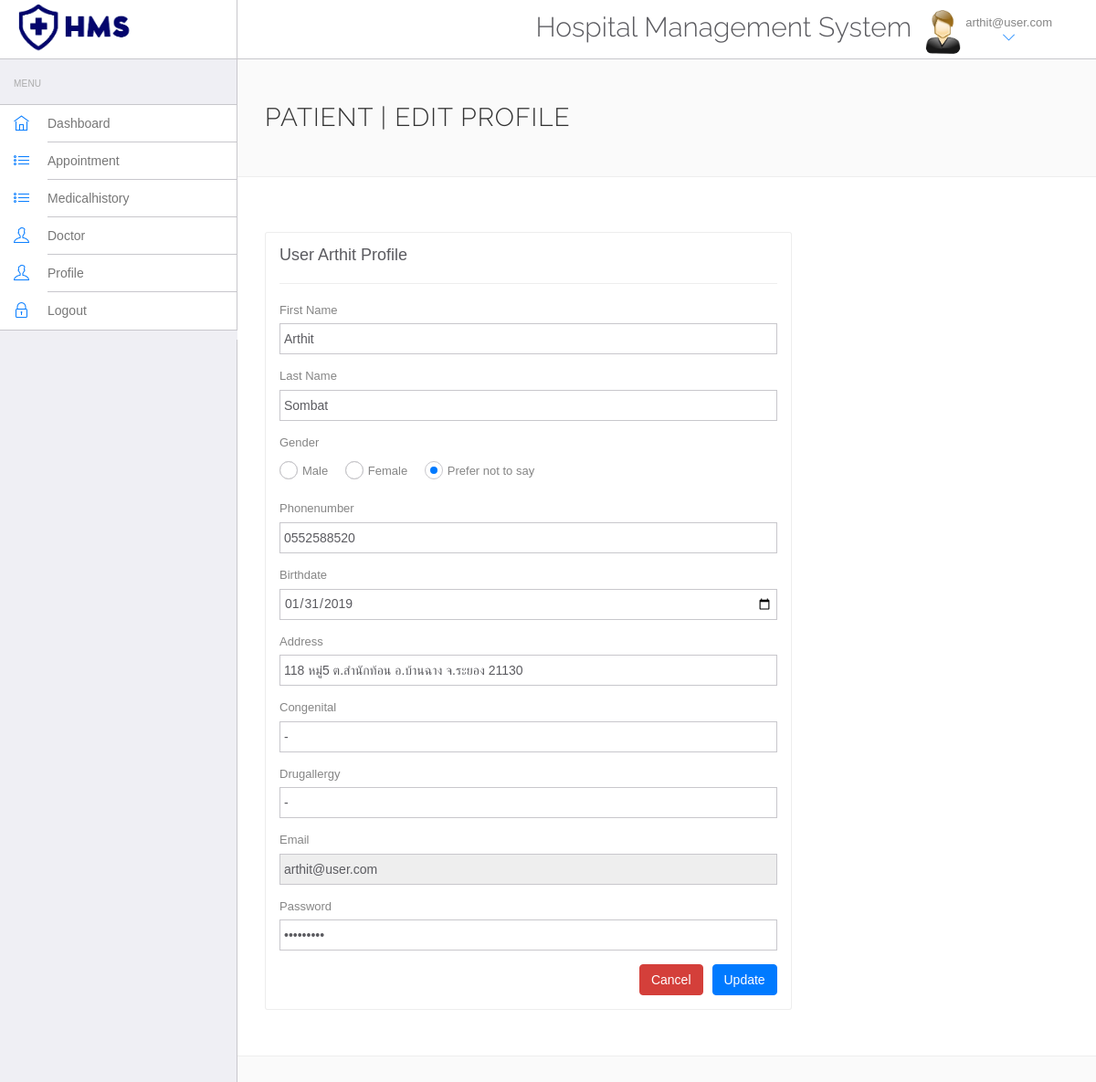
The app's page /users/profile.php (signed in) with its own data.
### tables this page shows
CREATE TABLE `users` (
  `id` int NOT NULL,
  `firstname` varchar(100) NOT NULL,
  `lastname` varchar(100) NOT NULL,
  `gender` varchar(20) NOT NULL,
  `phonenum` varchar(12) NOT NULL,
  `birthdate` date DEFAULT NULL,
  `address` varchar(100) NOT NULL,
  `congenital` varchar(500) NOT NULL,
  `drugallergy` varchar(500) NOT NULL,
  `email` varchar(50) NOT NULL,
  `password` varchar(255) NOT NULL
);

### users/profile.php (the view, shortened to what this page needs)
<!DOCTYPE html>
<html lang="en">
<head>
    <link rel="stylesheet" href="vendor/bootstrap/css/bootstrap.min.css">
    <link rel="stylesheet" href="vendor/fontawesome/css/font-awesome.min.css">
    <link rel="stylesheet" href="vendor/themify-icons/themify-icons.min.css">
    <link href="vendor/animate.css/animate.min.css" rel="stylesheet" media="screen">
    <link href="vendor/perfect-scrollbar/perfect-scrollbar.min.css" rel="stylesheet" media="screen">
    <link href="vendor/switchery/switchery.min.css" rel="stylesheet" media="screen">
    <link href="vendor/bootstrap-touchspin/jquery.bootstrap-touchspin.min.css" rel="stylesheet" media="screen">
    <link href="vendor/select2/select2.min.css" rel="stylesheet" media="screen">
    <link href="vendor/bootstrap-datepicker/bootstrap-datepicker3.standalone.min.css" rel="stylesheet" media="screen">
    <link href="vendor/bootstrap-timepicker/bootstrap-timepicker.min.css" rel="stylesheet" media="screen">
    <link rel="stylesheet" href="assets/css/styles.css">
    <link rel="stylesheet" href="assets/css/plugins.css">
    <link rel="stylesheet" href="assets/css/themes/theme-1.css" id="skin_color" />
</head>
<body>
    <div id="app">
        <?php include('include/sidebar.php');?>
        <div class="app-content">
            <?php include('include/header.php');?>
            <div class="main-content">
                <div class="wrap-content container" id="container">
                    <section id="page-title">
                        <div class="row">
                            <div class="col-sm-8">
                                <h1 class="mainTitle">Patient | Edit Profile</h1>
                            </div>
                        </div>
                    </section>
                    <div class="container-fluid container-fullw bg-white">
                        <div class="row">
                            <div class="col-md-12">
                                <div class="row margin-top-30">
                                    <div class="col-lg-8 col-md-12">
                                        <div class="panel panel-white">
                                            <div class="panel-body">
                                                <?php
												include('../include/config.php');
												$sql = mysqli_query($conn,"select * from users where users.id='".$_SESSION['id']."'");
												while($data=mysqli_fetch_array($sql))
												{
												?>
                                                <h4>User <?php echo htmlentities($data['firstname']);?> Profile</h4>
                                                <hr />
                                                <form role="form" name="edit" method="post">
                                                    <div class="form-group">
                                                        <label for="firstname">First Name</label>
                                                        <input type="text" name="firstname" class="form-control"
                                                            value="<?php echo ($data['firstname']);?>">
                                                    </div>
													<div class="form-group">
                                                        <label for="lastname">Last Name</label>
                                                        <input type="text" name="lastname" class="form-control"
                                                            value="<?php echo ($data['lastname']);?>">
                                                    </div>
                                                    <div class="form-group">
                                                        <label class="block">Gender</label>
                                                        <div class="clip-radio radio-primary">
                                                            <label for="male">Male</label>
                                                            <label for="female">Female</label>
                                                            <label for="prefernottosay">Prefer not to say</label>
                                                        </div>
                                                    </div>
													<div class="form-group">
                                                        <label for="phonenum">Phonenumber</label>
                                                        <input type="text" name="phonenum" class="form-control"
                                                            value="<?php echo ($data['phonenum']);?>">
                                                    </div>
													<div class="form-group">
                                                        <label for="birthdate">Birthdate</label>
                                                        <input type="date" name="birthdate" class="form-control"
                                                            value="<?php echo ($data['birthdate']);?>">
                                                    </div>
                                                    <div class="form-group">
                                                        <label for="address">Address</label>
                                                        <input type="text" name="address" class="form-control"
                                                            value="<?php echo ($data['address']);?>">
                                                    </div>
                                                    <div class="form-group">
                                                        <label for="congenital">Congenital</label>
                                                        <input type="text" name="congenital" class="form-control"
                                                            value="<?php echo ($data['congenital']);?>">
                                                    </div>
                                                    <div class="form-group">
                                                        <label for="drugallergy">Drugallergy</label>
                                                        <input type="text" name="drugallergy" class="form-control"
                                                            value="<?php echo ($data['drugallergy']);?>">
                                                    </div>
                                                    <div class="form-group">
                                                        <label for="fess">Email</label>
                                                        <input type="email" name="email" class="form-control"
                                                            readonly="readonly"
                                                            value="<?php echo htmlentities($data['email']);?>">
                                                    </div>
                                                    <div class="form-group">
                                                        <label for="password">Password</label>
                                                        <input type="password" name="password" class="form-control"
                                                            value="<?php echo htmlentities($data['password']); ?>">
                                                    </div>
                                                    <button type="submit" name="submit" class="btn btn-primary" style="float: right;">Update</button>
                                                    <a href="dashboard.php" class="btn btn-danger" style="float: right; margin-right: 10px;">Cancel</a>
                                                </form>
                                                <?php } ?>
                                            </div>
                                        </div>
                                    </div>
                                </div>
                            </div>
                        </div>
                    </div>
                </div>
            </div>
        </div>
    </div>
</body>
</html>

### users/assets/css/themes/theme-1.css (style rules this page uses)
body { background: #FAFAFA; }

### records on screen
users: firstname "Arthit", lastname "Sombat", phonenum "0552588520", birthdate "01/31/2019", address "118 หมู่5 ต.สำนักท้อน อ.บ้านฉาง จ.ระยอง 21130", congenital "-", drugallergy "-", email "arthit@user.com"

### other values on screen
$_SESSION['email'] "arthit@user.com"
